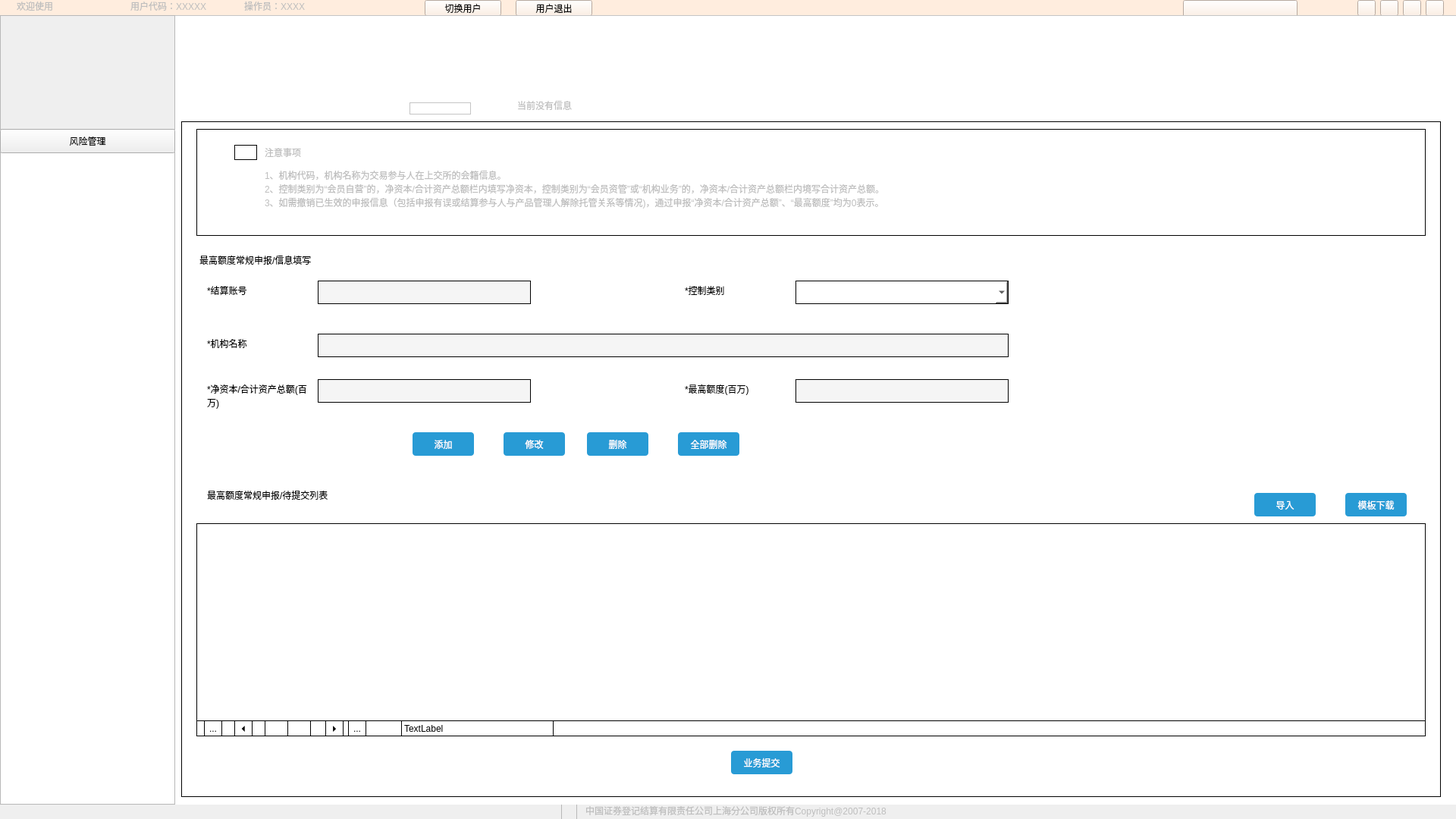
<?xml version="1.0" encoding="UTF-8"?>
<ui version="4.0">
 <class>MaximumAmountRegularDeclaration</class>
 <widget class="QWidget" name="MaximumAmountRegularDeclaration">
  <property name="geometry">
   <rect>
    <x>0</x>
    <y>0</y>
    <width>1920</width>
    <height>1080</height>
   </rect>
  </property>
  <property name="windowTitle">
   <string>Form</string>
  </property>
  <widget class="QWidget" name="widget_4" native="true">
   <property name="geometry">
    <rect>
     <x>0</x>
     <y>1060</y>
     <width>1920</width>
     <height>21</height>
    </rect>
   </property>
   <widget class="QLineEdit" name="lineEdit_4">
    <property name="enabled">
     <bool>false</bool>
    </property>
    <property name="geometry">
     <rect>
      <x>770</x>
      <y>0</y>
      <width>481</width>
      <height>23</height>
     </rect>
    </property>
    <property name="inputMask">
     <string/>
    </property>
    <property name="text">
     <string>中国证券登记结算有限责任公司上海分公司版权所有Copyright@2007-2018</string>
    </property>
    <property name="frame">
     <bool>false</bool>
    </property>
   </widget>
   <widget class="QFrame" name="frame_5">
    <property name="geometry">
     <rect>
      <x>740</x>
      <y>0</y>
      <width>21</width>
      <height>21</height>
     </rect>
    </property>
    <property name="styleSheet">
     <string notr="true">border-image: url(:/image/china-logo.png);</string>
    </property>
    <property name="frameShape">
     <enum>QFrame::StyledPanel</enum>
    </property>
    <property name="frameShadow">
     <enum>QFrame::Raised</enum>
    </property>
   </widget>
  </widget>
  <widget class="QWidget" name="widget" native="true">
   <property name="geometry">
    <rect>
     <x>0</x>
     <y>0</y>
     <width>1920</width>
     <height>21</height>
    </rect>
   </property>
   <property name="styleSheet">
    <string notr="true">background-color: rgb(255, 237, 222);</string>
   </property>
   <widget class="QLineEdit" name="lineEdit">
    <property name="enabled">
     <bool>false</bool>
    </property>
    <property name="geometry">
     <rect>
      <x>20</x>
      <y>0</y>
      <width>113</width>
      <height>21</height>
     </rect>
    </property>
    <property name="text">
     <string>欢迎使用</string>
    </property>
    <property name="frame">
     <bool>false</bool>
    </property>
   </widget>
   <widget class="QLineEdit" name="lineEdit_2">
    <property name="enabled">
     <bool>false</bool>
    </property>
    <property name="geometry">
     <rect>
      <x>170</x>
      <y>0</y>
      <width>113</width>
      <height>21</height>
     </rect>
    </property>
    <property name="text">
     <string>用户代码：XXXXX</string>
    </property>
    <property name="frame">
     <bool>false</bool>
    </property>
   </widget>
   <widget class="QToolButton" name="toolButton">
    <property name="geometry">
     <rect>
      <x>560</x>
      <y>0</y>
      <width>101</width>
      <height>21</height>
     </rect>
    </property>
    <property name="text">
     <string>切换用户</string>
    </property>
   </widget>
   <widget class="QToolButton" name="toolButton_2">
    <property name="geometry">
     <rect>
      <x>680</x>
      <y>0</y>
      <width>101</width>
      <height>21</height>
     </rect>
    </property>
    <property name="text">
     <string>用户退出</string>
    </property>
   </widget>
   <widget class="QLineEdit" name="lineEdit_3">
    <property name="enabled">
     <bool>false</bool>
    </property>
    <property name="geometry">
     <rect>
      <x>320</x>
      <y>0</y>
      <width>113</width>
      <height>21</height>
     </rect>
    </property>
    <property name="text">
     <string>操作员：XXXX</string>
    </property>
    <property name="frame">
     <bool>false</bool>
    </property>
   </widget>
   <widget class="QToolButton" name="toolButton_3">
    <property name="geometry">
     <rect>
      <x>1880</x>
      <y>0</y>
      <width>24</width>
      <height>21</height>
     </rect>
    </property>
    <property name="icon">
     <iconset resource="image.qrc">
      <normaloff>:/image/close.png</normaloff>:/image/close.png</iconset>
    </property>
    <property name="iconSize">
     <size>
      <width>24</width>
      <height>21</height>
     </size>
    </property>
   </widget>
   <widget class="QToolButton" name="toolButton_4">
    <property name="geometry">
     <rect>
      <x>1850</x>
      <y>0</y>
      <width>24</width>
      <height>21</height>
     </rect>
    </property>
    <property name="icon">
     <iconset resource="image.qrc">
      <normaloff>:/image/rewindow.png</normaloff>:/image/rewindow.png</iconset>
    </property>
    <property name="iconSize">
     <size>
      <width>24</width>
      <height>21</height>
     </size>
    </property>
   </widget>
   <widget class="QToolButton" name="toolButton_6">
    <property name="geometry">
     <rect>
      <x>1820</x>
      <y>0</y>
      <width>24</width>
      <height>21</height>
     </rect>
    </property>
    <property name="icon">
     <iconset resource="image.qrc">
      <normaloff>:/image/minit.png</normaloff>:/image/minit.png</iconset>
    </property>
    <property name="iconSize">
     <size>
      <width>24</width>
      <height>21</height>
     </size>
    </property>
   </widget>
   <widget class="QToolButton" name="toolButton_5">
    <property name="geometry">
     <rect>
      <x>1790</x>
      <y>0</y>
      <width>24</width>
      <height>21</height>
     </rect>
    </property>
    <property name="icon">
     <iconset resource="image.qrc">
      <normaloff>:/image/help.png</normaloff>:/image/help.png</iconset>
    </property>
    <property name="iconSize">
     <size>
      <width>24</width>
      <height>21</height>
     </size>
    </property>
   </widget>
   <widget class="QPushButton" name="pushButton">
    <property name="geometry">
     <rect>
      <x>1560</x>
      <y>0</y>
      <width>151</width>
      <height>23</height>
     </rect>
    </property>
    <property name="styleSheet">
     <string notr="true">image: url(:/image/PROPcombobox.png);</string>
    </property>
   </widget>
  </widget>
  <widget class="QWidget" name="widget_3" native="true">
   <property name="geometry">
    <rect>
     <x>0</x>
     <y>20</y>
     <width>1920</width>
     <height>1041</height>
    </rect>
   </property>
   <widget class="QFrame" name="frame">
    <property name="geometry">
     <rect>
      <x>0</x>
      <y>0</y>
      <width>231</width>
      <height>151</height>
     </rect>
    </property>
    <property name="styleSheet">
     <string notr="true">border-image: url(:/image/PROPlogo.png);</string>
    </property>
    <property name="frameShape">
     <enum>QFrame::StyledPanel</enum>
    </property>
    <property name="frameShadow">
     <enum>QFrame::Raised</enum>
    </property>
   </widget>
   <widget class="QStackedWidget" name="stackedWidget">
    <property name="geometry">
     <rect>
      <x>0</x>
      <y>150</y>
      <width>231</width>
      <height>891</height>
     </rect>
    </property>
    <widget class="QWidget" name="page">
     <widget class="QTreeView" name="treeView">
      <property name="geometry">
       <rect>
        <x>0</x>
        <y>30</y>
        <width>231</width>
        <height>861</height>
       </rect>
      </property>
     </widget>
     <widget class="QToolButton" name="toolButton_15">
      <property name="geometry">
       <rect>
        <x>0</x>
        <y>0</y>
        <width>231</width>
        <height>32</height>
       </rect>
      </property>
      <property name="text">
       <string>风险管理</string>
      </property>
      <property name="icon">
       <iconset resource="image.qrc">
        <normaloff>:/image/dashboard.png</normaloff>:/image/dashboard.png</iconset>
      </property>
      <property name="iconSize">
       <size>
        <width>20</width>
        <height>20</height>
       </size>
      </property>
      <property name="toolButtonStyle">
       <enum>Qt::ToolButtonTextBesideIcon</enum>
      </property>
     </widget>
    </widget>
    <widget class="QWidget" name="page_2"/>
   </widget>
   <widget class="QStackedWidget" name="stackedWidget_2">
    <property name="geometry">
     <rect>
      <x>230</x>
      <y>0</y>
      <width>1691</width>
      <height>1041</height>
     </rect>
    </property>
    <widget class="QWidget" name="page_3">
     <property name="styleSheet">
      <string notr="true">background-color: rgb(255, 255, 255);</string>
     </property>
     <widget class="QFrame" name="frame_2">
      <property name="geometry">
       <rect>
        <x>0</x>
        <y>0</y>
        <width>1691</width>
        <height>111</height>
       </rect>
      </property>
      <property name="styleSheet">
       <string notr="true">border-image: url(:/image/riskmanagertop.png);</string>
      </property>
      <property name="frameShape">
       <enum>QFrame::StyledPanel</enum>
      </property>
      <property name="frameShadow">
       <enum>QFrame::Raised</enum>
      </property>
     </widget>
     <widget class="QLineEdit" name="lineEdit_5">
      <property name="geometry">
       <rect>
        <x>0</x>
        <y>110</y>
        <width>1691</width>
        <height>23</height>
       </rect>
      </property>
      <property name="frame">
       <bool>false</bool>
      </property>
     </widget>
     <widget class="QFrame" name="frame_3">
      <property name="geometry">
       <rect>
        <x>310</x>
        <y>115</y>
        <width>81</width>
        <height>16</height>
       </rect>
      </property>
      <property name="styleSheet">
       <string notr="true">border-image: url(:/image/newmessage.png);</string>
      </property>
      <property name="frameShape">
       <enum>QFrame::StyledPanel</enum>
      </property>
      <property name="frameShadow">
       <enum>QFrame::Raised</enum>
      </property>
     </widget>
     <widget class="QLineEdit" name="lineEdit_6">
      <property name="enabled">
       <bool>false</bool>
      </property>
      <property name="geometry">
       <rect>
        <x>450</x>
        <y>110</y>
        <width>1241</width>
        <height>23</height>
       </rect>
      </property>
      <property name="text">
       <string>当前没有信息</string>
      </property>
      <property name="frame">
       <bool>false</bool>
      </property>
     </widget>
     <widget class="QWidget" name="widget_2" native="true">
      <property name="geometry">
       <rect>
        <x>9</x>
        <y>140</y>
        <width>1661</width>
        <height>891</height>
       </rect>
      </property>
      <property name="styleSheet">
       <string notr="true">border: 1px solid black;</string>
      </property>
      <widget class="QUndoView" name="undoView">
       <property name="geometry">
        <rect>
         <x>20</x>
         <y>10</y>
         <width>1621</width>
         <height>141</height>
        </rect>
       </property>
      </widget>
      <widget class="QFrame" name="frame_4">
       <property name="geometry">
        <rect>
         <x>70</x>
         <y>31</y>
         <width>30</width>
         <height>20</height>
        </rect>
       </property>
       <property name="styleSheet">
        <string notr="true">border-image: url(:/image/nuigron.png);</string>
       </property>
       <property name="frameShape">
        <enum>QFrame::StyledPanel</enum>
       </property>
       <property name="frameShadow">
        <enum>QFrame::Raised</enum>
       </property>
      </widget>
      <widget class="QLabel" name="label">
       <property name="enabled">
        <bool>false</bool>
       </property>
       <property name="geometry">
        <rect>
         <x>110</x>
         <y>30</y>
         <width>60</width>
         <height>21</height>
        </rect>
       </property>
       <property name="styleSheet">
        <string notr="true">border:none;</string>
       </property>
       <property name="frameShape">
        <enum>QFrame::NoFrame</enum>
       </property>
       <property name="text">
        <string>注意事项</string>
       </property>
      </widget>
      <widget class="QLabel" name="label_2">
       <property name="enabled">
        <bool>false</bool>
       </property>
       <property name="geometry">
        <rect>
         <x>110</x>
         <y>60</y>
         <width>1501</width>
         <height>71</height>
        </rect>
       </property>
       <property name="styleSheet">
        <string notr="true">border:none;</string>
       </property>
       <property name="text">
        <string>1、机构代码，机构名称为交易参与人在上交所的会籍信息。
2、控制类别为“会员自营”的，净资本/合计资产总额栏内填写净资本，控制类别为“会员资管”或“机构业务”的，净资本/合计资产总额栏内境写合计资产总额。
3、如需撤销已生效的申报信息（包括申报有误或结算参与人与产品管理人解除托管关系等情况)，通过申报“净资本/合计资产总额”、“最高额度”均为0表示。
</string>
       </property>
      </widget>
      <widget class="QTextEdit" name="textEdit">
       <property name="geometry">
        <rect>
         <x>30</x>
         <y>210</y>
         <width>81</width>
         <height>31</height>
        </rect>
       </property>
       <property name="styleSheet">
        <string notr="true">border:none;</string>
       </property>
       <property name="frameShape">
        <enum>QFrame::NoFrame</enum>
       </property>
       <property name="html">
        <string>&lt;!DOCTYPE HTML PUBLIC &quot;-//W3C//DTD HTML 4.0//EN&quot; &quot;http://www.w3.org/TR/REC-html40/strict.dtd&quot;&gt;
&lt;html&gt;&lt;head&gt;&lt;meta name=&quot;qrichtext&quot; content=&quot;1&quot; /&gt;&lt;meta charset=&quot;utf-8&quot; /&gt;&lt;style type=&quot;text/css&quot;&gt;
p, li { white-space: pre-wrap; }
hr { height: 1px; border-width: 0; }
li.unchecked::marker { content: &quot;\2610&quot;; }
li.checked::marker { content: &quot;\2612&quot;; }
&lt;/style&gt;&lt;/head&gt;&lt;body style=&quot; font-family:'Microsoft YaHei UI'; font-size:9pt; font-weight:400; font-style:normal;&quot;&gt;
&lt;p style=&quot; margin-top:0px; margin-bottom:0px; margin-left:0px; margin-right:0px; -qt-block-indent:0; text-indent:0px;&quot;&gt;*结算账号&lt;/p&gt;&lt;/body&gt;&lt;/html&gt;</string>
       </property>
      </widget>
      <widget class="QLineEdit" name="lineEdit_8">
       <property name="geometry">
        <rect>
         <x>180</x>
         <y>210</y>
         <width>281</width>
         <height>31</height>
        </rect>
       </property>
       <property name="styleSheet">
        <string notr="true">background-color:rgb(245,245,245)</string>
       </property>
      </widget>
      <widget class="QTextEdit" name="textEdit_2">
       <property name="geometry">
        <rect>
         <x>20</x>
         <y>170</y>
         <width>281</width>
         <height>31</height>
        </rect>
       </property>
       <property name="styleSheet">
        <string notr="true">border:none;</string>
       </property>
       <property name="frameShape">
        <enum>QFrame::NoFrame</enum>
       </property>
       <property name="html">
        <string>&lt;!DOCTYPE HTML PUBLIC &quot;-//W3C//DTD HTML 4.0//EN&quot; &quot;http://www.w3.org/TR/REC-html40/strict.dtd&quot;&gt;
&lt;html&gt;&lt;head&gt;&lt;meta name=&quot;qrichtext&quot; content=&quot;1&quot; /&gt;&lt;meta charset=&quot;utf-8&quot; /&gt;&lt;style type=&quot;text/css&quot;&gt;
p, li { white-space: pre-wrap; }
hr { height: 1px; border-width: 0; }
li.unchecked::marker { content: &quot;\2610&quot;; }
li.checked::marker { content: &quot;\2612&quot;; }
&lt;/style&gt;&lt;/head&gt;&lt;body style=&quot; font-family:'Microsoft YaHei UI'; font-size:9pt; font-weight:400; font-style:normal;&quot;&gt;
&lt;p style=&quot; margin-top:0px; margin-bottom:0px; margin-left:0px; margin-right:0px; -qt-block-indent:0; text-indent:0px;&quot;&gt;最高额度常规申报/信息填写&lt;/p&gt;&lt;/body&gt;&lt;/html&gt;</string>
       </property>
      </widget>
      <widget class="QTextEdit" name="textEdit_3">
       <property name="geometry">
        <rect>
         <x>660</x>
         <y>210</y>
         <width>81</width>
         <height>31</height>
        </rect>
       </property>
       <property name="styleSheet">
        <string notr="true">border:none;</string>
       </property>
       <property name="frameShape">
        <enum>QFrame::NoFrame</enum>
       </property>
       <property name="html">
        <string>&lt;!DOCTYPE HTML PUBLIC &quot;-//W3C//DTD HTML 4.0//EN&quot; &quot;http://www.w3.org/TR/REC-html40/strict.dtd&quot;&gt;
&lt;html&gt;&lt;head&gt;&lt;meta name=&quot;qrichtext&quot; content=&quot;1&quot; /&gt;&lt;meta charset=&quot;utf-8&quot; /&gt;&lt;style type=&quot;text/css&quot;&gt;
p, li { white-space: pre-wrap; }
hr { height: 1px; border-width: 0; }
li.unchecked::marker { content: &quot;\2610&quot;; }
li.checked::marker { content: &quot;\2612&quot;; }
&lt;/style&gt;&lt;/head&gt;&lt;body style=&quot; font-family:'Microsoft YaHei UI'; font-size:9pt; font-weight:400; font-style:normal;&quot;&gt;
&lt;p style=&quot; margin-top:0px; margin-bottom:0px; margin-left:0px; margin-right:0px; -qt-block-indent:0; text-indent:0px;&quot;&gt;*控制类别&lt;/p&gt;&lt;/body&gt;&lt;/html&gt;</string>
       </property>
      </widget>
      <widget class="QComboBox" name="comboBox_2">
       <property name="enabled">
        <bool>true</bool>
       </property>
       <property name="geometry">
        <rect>
         <x>810</x>
         <y>210</y>
         <width>281</width>
         <height>31</height>
        </rect>
       </property>
       <property name="styleSheet">
        <string>color: rgb(0, 0, 0);</string>
       </property>
      </widget>
      <widget class="QTextEdit" name="textEdit_7">
       <property name="geometry">
        <rect>
         <x>30</x>
         <y>340</y>
         <width>151</width>
         <height>61</height>
        </rect>
       </property>
       <property name="styleSheet">
        <string notr="true">border:none;</string>
       </property>
       <property name="frameShape">
        <enum>QFrame::NoFrame</enum>
       </property>
       <property name="verticalScrollBarPolicy">
        <enum>Qt::ScrollBarAlwaysOff</enum>
       </property>
       <property name="horizontalScrollBarPolicy">
        <enum>Qt::ScrollBarAlwaysOff</enum>
       </property>
       <property name="html">
        <string>&lt;!DOCTYPE HTML PUBLIC &quot;-//W3C//DTD HTML 4.0//EN&quot; &quot;http://www.w3.org/TR/REC-html40/strict.dtd&quot;&gt;
&lt;html&gt;&lt;head&gt;&lt;meta name=&quot;qrichtext&quot; content=&quot;1&quot; /&gt;&lt;meta charset=&quot;utf-8&quot; /&gt;&lt;style type=&quot;text/css&quot;&gt;
p, li { white-space: pre-wrap; }
hr { height: 1px; border-width: 0; }
li.unchecked::marker { content: &quot;\2610&quot;; }
li.checked::marker { content: &quot;\2612&quot;; }
&lt;/style&gt;&lt;/head&gt;&lt;body style=&quot; font-family:'Microsoft YaHei UI'; font-size:9pt; font-weight:400; font-style:normal;&quot;&gt;
&lt;p style=&quot; margin-top:0px; margin-bottom:0px; margin-left:0px; margin-right:0px; -qt-block-indent:0; text-indent:0px;&quot;&gt;*净资本/合计资产总额(百万)&lt;/p&gt;
&lt;p style=&quot;-qt-paragraph-type:empty; margin-top:0px; margin-bottom:0px; margin-left:0px; margin-right:0px; -qt-block-indent:0; text-indent:0px;&quot;&gt;&lt;br /&gt;&lt;/p&gt;&lt;/body&gt;&lt;/html&gt;</string>
       </property>
      </widget>
      <widget class="QLineEdit" name="lineEdit_10">
       <property name="geometry">
        <rect>
         <x>180</x>
         <y>340</y>
         <width>281</width>
         <height>31</height>
        </rect>
       </property>
       <property name="styleSheet">
        <string notr="true">background-color:rgb(245,245,245)</string>
       </property>
      </widget>
      <widget class="QTextEdit" name="textEdit_8">
       <property name="geometry">
        <rect>
         <x>660</x>
         <y>340</y>
         <width>151</width>
         <height>31</height>
        </rect>
       </property>
       <property name="styleSheet">
        <string notr="true">border:none;</string>
       </property>
       <property name="frameShape">
        <enum>QFrame::NoFrame</enum>
       </property>
       <property name="verticalScrollBarPolicy">
        <enum>Qt::ScrollBarAlwaysOff</enum>
       </property>
       <property name="horizontalScrollBarPolicy">
        <enum>Qt::ScrollBarAlwaysOff</enum>
       </property>
       <property name="html">
        <string>&lt;!DOCTYPE HTML PUBLIC &quot;-//W3C//DTD HTML 4.0//EN&quot; &quot;http://www.w3.org/TR/REC-html40/strict.dtd&quot;&gt;
&lt;html&gt;&lt;head&gt;&lt;meta name=&quot;qrichtext&quot; content=&quot;1&quot; /&gt;&lt;meta charset=&quot;utf-8&quot; /&gt;&lt;style type=&quot;text/css&quot;&gt;
p, li { white-space: pre-wrap; }
hr { height: 1px; border-width: 0; }
li.unchecked::marker { content: &quot;\2610&quot;; }
li.checked::marker { content: &quot;\2612&quot;; }
&lt;/style&gt;&lt;/head&gt;&lt;body style=&quot; font-family:'Microsoft YaHei UI'; font-size:9pt; font-weight:400; font-style:normal;&quot;&gt;
&lt;p style=&quot; margin-top:0px; margin-bottom:0px; margin-left:0px; margin-right:0px; -qt-block-indent:0; text-indent:0px;&quot;&gt;*最高额度(百万)&lt;/p&gt;&lt;/body&gt;&lt;/html&gt;</string>
       </property>
      </widget>
      <widget class="QLineEdit" name="lineEdit_11">
       <property name="geometry">
        <rect>
         <x>810</x>
         <y>340</y>
         <width>281</width>
         <height>31</height>
        </rect>
       </property>
       <property name="styleSheet">
        <string notr="true">background-color:rgb(245,245,245)</string>
       </property>
      </widget>
      <widget class="QTextEdit" name="textEdit_9">
       <property name="geometry">
        <rect>
         <x>30</x>
         <y>280</y>
         <width>111</width>
         <height>51</height>
        </rect>
       </property>
       <property name="styleSheet">
        <string notr="true">border:none;</string>
       </property>
       <property name="frameShape">
        <enum>QFrame::NoFrame</enum>
       </property>
       <property name="html">
        <string>&lt;!DOCTYPE HTML PUBLIC &quot;-//W3C//DTD HTML 4.0//EN&quot; &quot;http://www.w3.org/TR/REC-html40/strict.dtd&quot;&gt;
&lt;html&gt;&lt;head&gt;&lt;meta name=&quot;qrichtext&quot; content=&quot;1&quot; /&gt;&lt;meta charset=&quot;utf-8&quot; /&gt;&lt;style type=&quot;text/css&quot;&gt;
p, li { white-space: pre-wrap; }
hr { height: 1px; border-width: 0; }
li.unchecked::marker { content: &quot;\2610&quot;; }
li.checked::marker { content: &quot;\2612&quot;; }
&lt;/style&gt;&lt;/head&gt;&lt;body style=&quot; font-family:'Microsoft YaHei UI'; font-size:9pt; font-weight:400; font-style:normal;&quot;&gt;
&lt;p style=&quot; margin-top:0px; margin-bottom:0px; margin-left:0px; margin-right:0px; -qt-block-indent:0; text-indent:0px;&quot;&gt;*机构名称&lt;/p&gt;
&lt;p style=&quot;-qt-paragraph-type:empty; margin-top:0px; margin-bottom:0px; margin-left:0px; margin-right:0px; -qt-block-indent:0; text-indent:0px;&quot;&gt;&lt;br /&gt;&lt;/p&gt;&lt;/body&gt;&lt;/html&gt;</string>
       </property>
      </widget>
      <widget class="QLineEdit" name="lineEdit_12">
       <property name="geometry">
        <rect>
         <x>180</x>
         <y>280</y>
         <width>911</width>
         <height>31</height>
        </rect>
       </property>
       <property name="styleSheet">
        <string notr="true">background-color:rgb(245,245,245)</string>
       </property>
      </widget>
      <widget class="QPushButton" name="pushButton_17">
       <property name="geometry">
        <rect>
         <x>300</x>
         <y>400</y>
         <width>91</width>
         <height>51</height>
        </rect>
       </property>
       <property name="styleSheet">
        <string notr="true">margin: 10px 5px;
  background-color: #289bd5;
  color: #fff;
  border-radius: 4px;
  padding: 5px 10px;
  border: none;</string>
       </property>
       <property name="text">
        <string>添加</string>
       </property>
      </widget>
      <widget class="QPushButton" name="pushButton_18">
       <property name="geometry">
        <rect>
         <x>420</x>
         <y>400</y>
         <width>91</width>
         <height>51</height>
        </rect>
       </property>
       <property name="styleSheet">
        <string notr="true">margin: 10px 5px;
  background-color: #289bd5;
  color: #fff;
  border-radius: 4px;
  padding: 5px 10px;
  border: none;</string>
       </property>
       <property name="text">
        <string>修改</string>
       </property>
      </widget>
      <widget class="QPushButton" name="pushButton_19">
       <property name="geometry">
        <rect>
         <x>530</x>
         <y>400</y>
         <width>91</width>
         <height>51</height>
        </rect>
       </property>
       <property name="styleSheet">
        <string notr="true">margin: 10px 5px;
  background-color: #289bd5;
  color: #fff;
  border-radius: 4px;
  padding: 5px 10px;
  border: none;</string>
       </property>
       <property name="text">
        <string>删除</string>
       </property>
      </widget>
      <widget class="QPushButton" name="pushButton_20">
       <property name="geometry">
        <rect>
         <x>650</x>
         <y>400</y>
         <width>91</width>
         <height>51</height>
        </rect>
       </property>
       <property name="styleSheet">
        <string notr="true">margin: 10px 5px;
  background-color: #289bd5;
  color: #fff;
  border-radius: 4px;
  padding: 5px 10px;
  border: none;</string>
       </property>
       <property name="text">
        <string>全部删除</string>
       </property>
      </widget>
      <widget class="QTextEdit" name="textEdit_10">
       <property name="geometry">
        <rect>
         <x>30</x>
         <y>480</y>
         <width>281</width>
         <height>31</height>
        </rect>
       </property>
       <property name="styleSheet">
        <string notr="true">border:none;</string>
       </property>
       <property name="frameShape">
        <enum>QFrame::NoFrame</enum>
       </property>
       <property name="html">
        <string>&lt;!DOCTYPE HTML PUBLIC &quot;-//W3C//DTD HTML 4.0//EN&quot; &quot;http://www.w3.org/TR/REC-html40/strict.dtd&quot;&gt;
&lt;html&gt;&lt;head&gt;&lt;meta name=&quot;qrichtext&quot; content=&quot;1&quot; /&gt;&lt;meta charset=&quot;utf-8&quot; /&gt;&lt;style type=&quot;text/css&quot;&gt;
p, li { white-space: pre-wrap; }
hr { height: 1px; border-width: 0; }
li.unchecked::marker { content: &quot;\2610&quot;; }
li.checked::marker { content: &quot;\2612&quot;; }
&lt;/style&gt;&lt;/head&gt;&lt;body style=&quot; font-family:'Microsoft YaHei UI'; font-size:9pt; font-weight:400; font-style:normal;&quot;&gt;
&lt;p style=&quot; margin-top:0px; margin-bottom:0px; margin-left:0px; margin-right:0px; -qt-block-indent:0; text-indent:0px;&quot;&gt;最高额度常规申报/待提交列表&lt;/p&gt;&lt;/body&gt;&lt;/html&gt;</string>
       </property>
      </widget>
      <widget class="QPushButton" name="pushButton_21">
       <property name="geometry">
        <rect>
         <x>1410</x>
         <y>480</y>
         <width>91</width>
         <height>51</height>
        </rect>
       </property>
       <property name="styleSheet">
        <string notr="true">margin: 10px 5px;
  background-color: #289bd5;
  color: #fff;
  border-radius: 4px;
  padding: 5px 10px;
  border: none;</string>
       </property>
       <property name="text">
        <string>导入</string>
       </property>
      </widget>
      <widget class="QPushButton" name="pushButton_22">
       <property name="geometry">
        <rect>
         <x>1530</x>
         <y>480</y>
         <width>91</width>
         <height>51</height>
        </rect>
       </property>
       <property name="styleSheet">
        <string notr="true">margin: 10px 5px;
  background-color: #289bd5;
  color: #fff;
  border-radius: 4px;
  padding: 5px 10px;
  border: none;</string>
       </property>
       <property name="text">
        <string>模板下载</string>
       </property>
      </widget>
      <widget class="QTableWidget" name="tableWidget_2">
       <property name="enabled">
        <bool>true</bool>
       </property>
       <property name="geometry">
        <rect>
         <x>20</x>
         <y>530</y>
         <width>1621</width>
         <height>261</height>
        </rect>
       </property>
       <property name="tabletTracking">
        <bool>false</bool>
       </property>
       <property name="focusPolicy">
        <enum>Qt::TabFocus</enum>
       </property>
       <property name="layoutDirection">
        <enum>Qt::LeftToRight</enum>
       </property>
       <property name="autoFillBackground">
        <bool>false</bool>
       </property>
       <property name="styleSheet">
        <string notr="true"/>
       </property>
       <property name="horizontalScrollBarPolicy">
        <enum>Qt::ScrollBarAsNeeded</enum>
       </property>
       <property name="alternatingRowColors">
        <bool>false</bool>
       </property>
       <attribute name="horizontalHeaderVisible">
        <bool>true</bool>
       </attribute>
      </widget>
      <widget class="QPushButton" name="pushButton_23">
       <property name="geometry">
        <rect>
         <x>720</x>
         <y>820</y>
         <width>91</width>
         <height>51</height>
        </rect>
       </property>
       <property name="styleSheet">
        <string notr="true">margin: 10px 5px;
  background-color: #289bd5;
  color: #fff;
  border-radius: 4px;
  padding: 5px 10px;
  border: none;</string>
       </property>
       <property name="text">
        <string>业务提交</string>
       </property>
      </widget>
      <widget class="QUndoView" name="undoView_3">
       <property name="geometry">
        <rect>
         <x>20</x>
         <y>790</y>
         <width>1621</width>
         <height>21</height>
        </rect>
       </property>
      </widget>
      <widget class="QPushButton" name="pushButton_7">
       <property name="geometry">
        <rect>
         <x>30</x>
         <y>790</y>
         <width>24</width>
         <height>21</height>
        </rect>
       </property>
       <property name="text">
        <string>...</string>
       </property>
      </widget>
      <widget class="QPushButton" name="pushButton_8">
       <property name="geometry">
        <rect>
         <x>70</x>
         <y>790</y>
         <width>24</width>
         <height>21</height>
        </rect>
       </property>
       <property name="text">
        <string>🞀</string>
       </property>
      </widget>
      <widget class="QPushButton" name="pushButton_9">
       <property name="geometry">
        <rect>
         <x>190</x>
         <y>790</y>
         <width>24</width>
         <height>21</height>
        </rect>
       </property>
       <property name="text">
        <string>🞂</string>
       </property>
      </widget>
      <widget class="QPushButton" name="pushButton_10">
       <property name="geometry">
        <rect>
         <x>220</x>
         <y>790</y>
         <width>24</width>
         <height>21</height>
        </rect>
       </property>
       <property name="text">
        <string>...</string>
       </property>
      </widget>
      <widget class="QLabel" name="label_3">
       <property name="geometry">
        <rect>
         <x>290</x>
         <y>790</y>
         <width>201</width>
         <height>21</height>
        </rect>
       </property>
       <property name="text">
        <string>TextLabel</string>
       </property>
      </widget>
      <widget class="QTextEdit" name="textEdit_4">
       <property name="enabled">
        <bool>false</bool>
       </property>
       <property name="geometry">
        <rect>
         <x>140</x>
         <y>790</y>
         <width>31</width>
         <height>21</height>
        </rect>
       </property>
       <property name="styleSheet">
        <string notr="true">border: 1px solid #000000; border-left-width: 0px;</string>
       </property>
       <property name="verticalScrollBarPolicy">
        <enum>Qt::ScrollBarAlwaysOff</enum>
       </property>
       <property name="horizontalScrollBarPolicy">
        <enum>Qt::ScrollBarAlwaysOff</enum>
       </property>
       <property name="tabChangesFocus">
        <bool>false</bool>
       </property>
       <property name="undoRedoEnabled">
        <bool>true</bool>
       </property>
       <property name="acceptRichText">
        <bool>true</bool>
       </property>
      </widget>
      <widget class="QTextEdit" name="textEdit_5">
       <property name="enabled">
        <bool>false</bool>
       </property>
       <property name="geometry">
        <rect>
         <x>110</x>
         <y>790</y>
         <width>31</width>
         <height>21</height>
        </rect>
       </property>
       <property name="styleSheet">
        <string notr="true">border: 1px solid #000000;</string>
       </property>
       <property name="verticalScrollBarPolicy">
        <enum>Qt::ScrollBarAlwaysOff</enum>
       </property>
       <property name="horizontalScrollBarPolicy">
        <enum>Qt::ScrollBarAlwaysOff</enum>
       </property>
       <property name="tabChangesFocus">
        <bool>false</bool>
       </property>
       <property name="undoRedoEnabled">
        <bool>true</bool>
       </property>
       <property name="acceptRichText">
        <bool>true</bool>
       </property>
      </widget>
     </widget>
    </widget>
    <widget class="QWidget" name="page_4"/>
   </widget>
   <zorder>stackedWidget_2</zorder>
   <zorder>frame</zorder>
   <zorder>stackedWidget</zorder>
  </widget>
 </widget>
 <resources>
  <include location="image.qrc"/>
 </resources>
 <connections/>
</ui>
